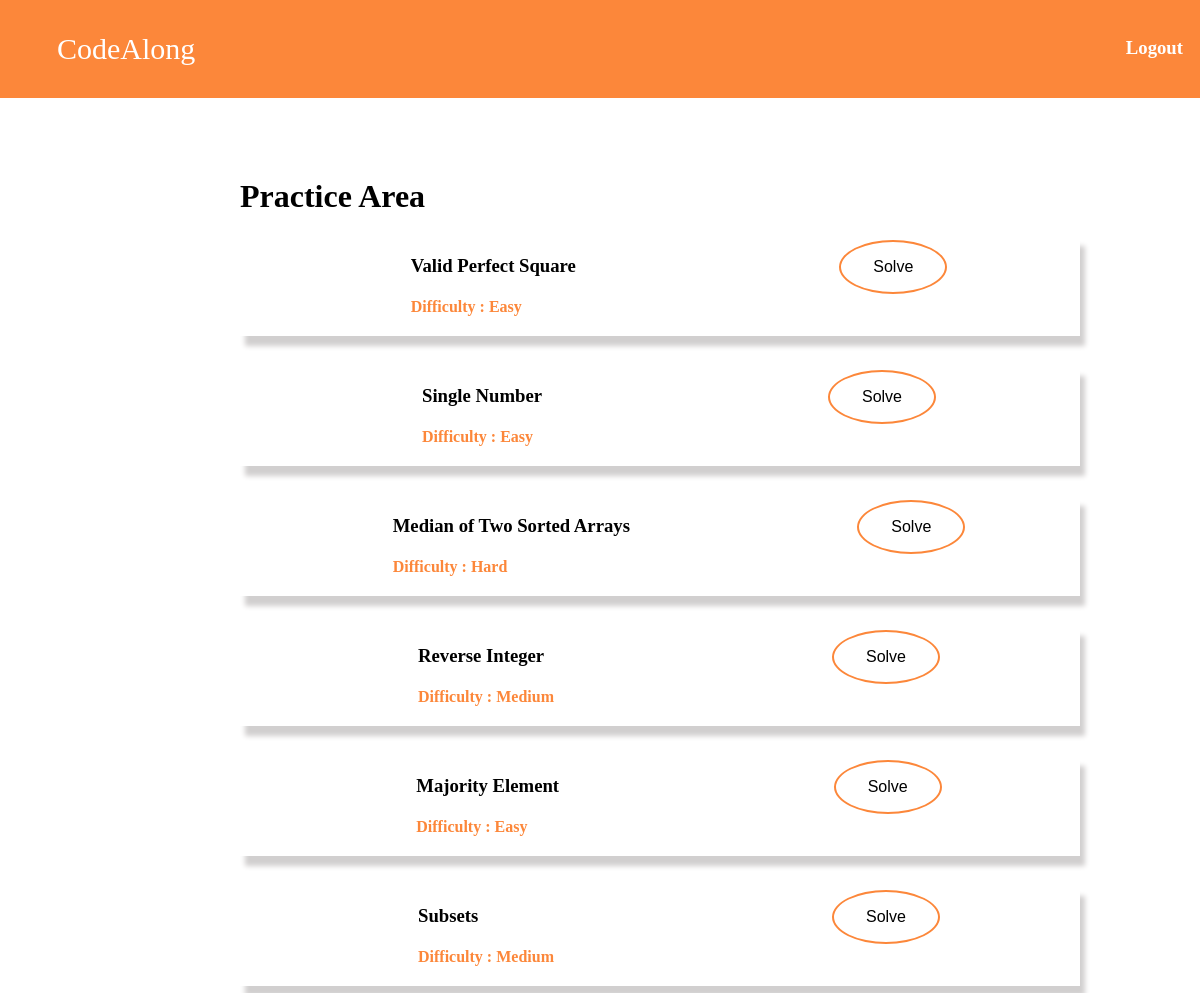
The page / (signed in) on the database its author committed.
### OJ/models.py (models this page shows, shortened)
class Problem(models.Model):
    class Meta:
        ordering = ['-date_created']
    title = models.CharField(max_length=300)
    description = FroalaField()
    status = models.CharField(max_length=10, default='Unsolved',validators=[check,])
    difficulty = models.CharField(max_length=10, default='Easy')
    time_limit = models.IntegerField(default=1)
    memory_limit = models.IntegerField(default=128)
    score = models.FloatField(default=0, validators=[score_check])
    date_created = models.DateTimeField(auto_now_add=True)
    date_modified = models.DateTimeField(auto_now=True)

### OJ/views.py (the view)
# urls.py: path('',views.home,name = 'home'),
@login_required(login_url='login')
def home(request):
    data = Problem.objects.all()
    return render(request,'home.html',{'data':data})

### OJ/templates/home.html
{%extends 'main.html' %} {% block content%}
<div class="nav">
    <ul class='left'>
        <li>CodeAlong</li>
    </ul>
    <ul class="right">
        <li>
            <a href='{% url "logout"%}'>
                <h3>Logout</h3>
            </a>
        </li>
    </ul>
</div>
<div class="Question-list">
    <h1>Practice Area</h1>
    {% for question in data %}
    <a href="/">
        <div class="Question">
            <ul>
                <li style="width:auto;">
                    <h3 class="question-title">{{question.title}}</h3>
                </li>
                <li style="width:auto;color:#fc873a">
                    <h4>Difficulty : {{question.difficulty}}</h4>
                </li>
                <li style="width:auto">
                    <a href="{% url 'problem_view' question.id %}">
                        <button class="button button1" role="button">Solve</button>
                    </a>
                </li>
            </ul>
        </div>
    </a>
    {% endfor %}
</div>
{%endblock%}

### OJ/templates/main.html (shortened to what this page needs)
{%load static%}
<!DOCTYPE html>
<html lang="en">
<head>
    <link rel="stylesheet" href="https://cdnjs.cloudflare.com/ajax/libs/font-awesome/4.7.0/css/font-awesome.min.css">
    <link rel="stylesheet" href="{% static 'main.css'%}">
</head>
<body>
    {%block content%}{%endblock%}
</body>
</html>

### OJ/static/main.css (style rules this page uses)
body { margin: 0; }
.button { background-color: #fc873a; border: none; color: white; padding: 16px 32px; text-align: center; text-decoration: none; display: inline-block; font-size: 16px; margin: 4px 2px; transition-duration: 0.4s; cursor: pointer; border-radius: 50%; }
.button1 { background-color: white; color: black; border: 2px solid #fc873a; }
.nav { background-color: #fc873a; color: #fff; display: flex; justify-content: space-between; align-items: left; padding: 2px; margin-top: 0; }
.nav .left { font-size: 30px; }
.nav ul { display: flex; justify-content: space-between; list-style: none; }
.nav ul li { padding: 0 15px; }
.Question-list { justify-content: center; margin-top: 5rem; margin-left: 15rem; margin-right: 15rem; width: 70%; }
.Question { width: 100%; box-shadow: 5px 10px 5px #d1cfcf; height: 100px; margin-bottom: 30px; }
.Question ul { display: flex; justify-content: space-around; list-style-type: none; }
a { text-decoration: none; color: #fff; }
.Question-list a { text-decoration: none; color: black; }
.left { align-items: left }
.right { align-items: right }

### rows shown on the page
Problem: title "Valid Perfect Square", difficulty "Easy"
Problem: title "Single Number", difficulty "Easy"
Problem: title "Median of Two Sorted Arrays", difficulty "Hard"
Problem: title "Reverse Integer", difficulty "Medium"
Problem: title "Majority Element", difficulty "Easy"
Problem: title "Subsets", difficulty "Medium"
